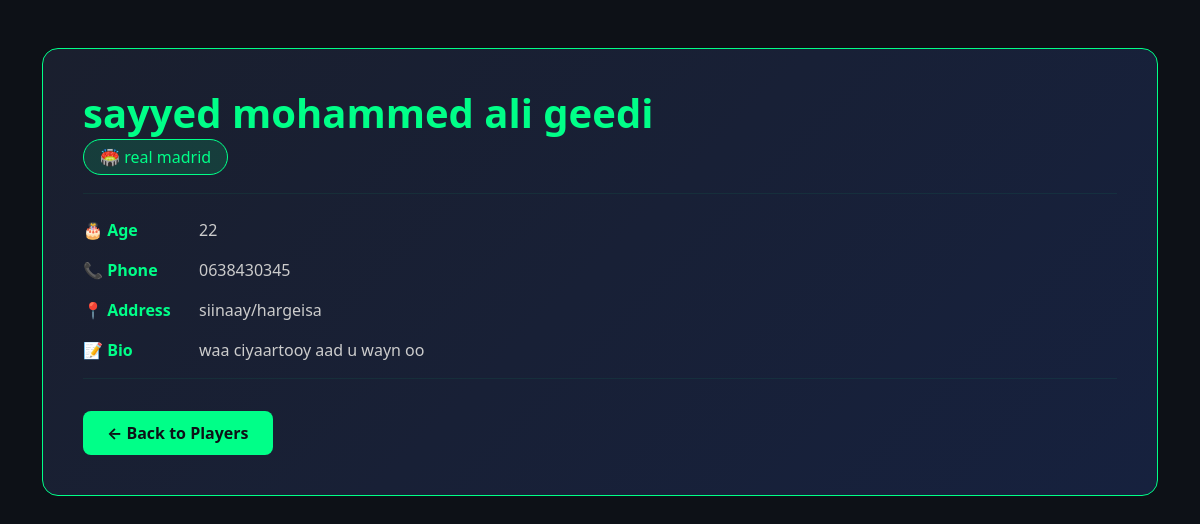
/player/1/, run on the app's committed database.
### players/models.py (models this page shows, shortened)
class Player(models.Model):
    name=models.CharField(max_length=100)
    team=models.CharField(max_length=100)
    phone=models.CharField(max_length=20)
    xaafadd=models.CharField(max_length=100)
    age=models.IntegerField()
    bio=models.TextField()

### players/views.py (the view)
# urls.py: path("player/<int:pk>/", views.player_detail, name="player_detail"),
def player_detail(request , pk):
    player=Player.objects.get(id=pk)
    return render (request,"players/player_detail.html",{"player": player})

### players/templates/players/player_detail.html (shortened to what this page needs)
<!doctype html>
<html lang="en">
  <head>
    <link
      href="https://cdn.jsdelivr.net/npm/bootstrap@5.3.0/dist/css/bootstrap.min.css"
      rel="stylesheet"
    />
  </head>
  <body>
    <div class="container py-5">
      <div class="profile-card">
        <div class="mb-4">
          <h1 class="player-name">{{ player.name }}</h1>
          <span class="badge-team">🏟️ {{ player.team }}</span>
        </div>
        <hr style="border-color: #00ff8844" />
        <div class="d-flex flex-column gap-3 mt-4">
          <div class="d-flex gap-3">
            <span class="info-label">🎂 Age</span>
            <span class="info-value">{{ player.age }}</span>
          </div>
          <div class="d-flex gap-3">
            <span class="info-label">📞 Phone</span>
            <span class="info-value">{{ player.phone }}</span>
          </div>
          <div class="d-flex gap-3">
            <span class="info-label">📍 Address</span>
            <span class="info-value">{{ player.xaafadd }}</span>
          </div>
          <div class="d-flex gap-3">
            <span class="info-label">📝 Bio</span>
            <span class="info-value">{{ player.bio }}</span>
          </div>
        </div>
        <hr style="border-color: #00ff8844" />
        <a href="{% url 'players' %}" class="back-btn mt-3 d-inline-block">
          ← Back to Players
        </a>
      </div>
    </div>
  </body>
</html>

### players/templates/players/player_detail.html (style rules this page uses)
body { background-color: #0d1117; color: white; }
.profile-card { background: linear-gradient(135deg, #1a1f2e, #16213e); border: 1px solid #00ff88; border-radius: 16px; padding: 40px; }
.player-name { color: #00ff88; font-weight: bold; font-size: 2.5rem; }
.info-label { color: #00ff88; font-weight: bold; min-width: 100px; }
.info-value { color: #ccc; }
.back-btn { background-color: #00ff88; color: #0d1117; font-weight: bold; border: none; border-radius: 8px; padding: 10px 24px; text-decoration: none; }
.badge-team { background-color: #00ff8822; border: 1px solid #00ff88; color: #00ff88; padding: 6px 16px; border-radius: 20px; font-size: 1rem; }

### data on the page
Player: name "sayyed mohammed ali geedi", team "real madrid", age "22", phone "0638430345", xaafadd "siinaay/hargeisa", bio "waa ciyaartooy aad u wayn oo"
